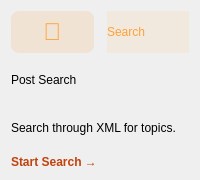
                <widget class="QFrame" name="cardPostSearch">
                 <property name="minimumSize"><size><width>0</width><height>180</height></size></property>
                 <property name="class" stdset="0"><string>card</string></property>
                 <property name="styleSheet">
                    <string notr="true">
                        #iconPostSearch { color: #FFA239; background-color: rgba(255, 162, 57, 0.15); border-radius: 8px; }
                        #badgePostSearch { background-color: rgba(255, 162, 57, 0.1); color: #FFA239; }
                        #btnPostSearch { background-color: transparent; color: #c2410c; border: none; font-weight: bold; text-align: left; }
                        #btnPostSearch:hover { text-decoration: underline; color: #9a3412; }
                        #cardPostSearch:hover { border: 2px solid #FFA239; background-color: rgba(255, 162, 57, 0.05); }
                    </string>
                 </property>
                 <layout class="QVBoxLayout" name="vLayout10">
                  <item>
                   <layout class="QHBoxLayout" name="hLayout10">
                    <item>
                     <widget class="QLabel" name="iconPostSearch">
                      <property name="class" stdset="0"><string>iconLabel</string></property>
                      <property name="text"><string>🔎</string></property>
                      <property name="fixedSize"><size><width>45</width><height>45</height></size></property>
                      <property name="alignment"><set>Qt::AlignCenter</set></property>
                      <property name="font"><font><pointsize>18</pointsize></font></property>
                     </widget>
                    </item>
                    <item><spacer name="s10"><property name="orientation"><enum>Qt::Horizontal</enum></property></spacer></item>
                    <item>
                     <widget class="QLabel" name="badgePostSearch">
                      <property name="class" stdset="0"><string>badgeLabel</string></property>
                      <property name="text"><string>Search</string></property>
                     </widget>
                    </item>
                   </layout>
                  </item>
                  <item>
                   <widget class="QLabel" name="title10">
                    <property name="class" stdset="0"><string>cardTitle</string></property>
                    <property name="text"><string>Post Search</string></property>
                   </widget>
                  </item>
                  <item>
                   <widget class="QLabel" name="desc10">
                    <property name="class" stdset="0"><string>cardDesc</string></property>
                    <property name="text"><string>Search through XML for topics.</string></property>
                    <property name="wordWrap"><bool>true</bool></property>
                   </widget>
                  </item>
                  <item>
                   <widget class="QPushButton" name="btnPostSearch">
                    <property name="class" stdset="0"><string>actionBtn</string></property>
                    <property name="text"><string>Start Search →</string></property>
                    <property name="cursor"><cursorShape>PointingHandCursor</cursorShape></property>
                   </widget>
                  </item>
                 </layout>
                </widget>
